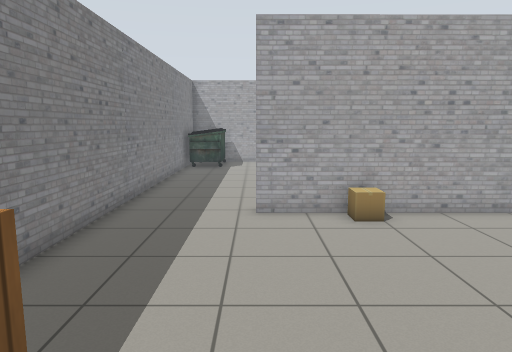
view 1 (above)

21 first-person views from a walk through a robot-simulator world made for Gazebo. The camera is 1.3 m above the floor, tilts 8° down and sees 70° across. The floor is counted in squares, 0.5 m on a side. Each view is taken from the middle of a square. On the plan, view 1 faces up. The plan holds only what a view shows up to about 20 squares ahead; the rest is blank. Robots are left out. Gazebo's built-in surfaces are drawn with simple patterns.

view 2
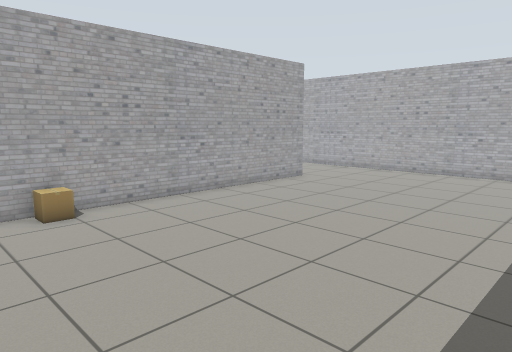

view 3
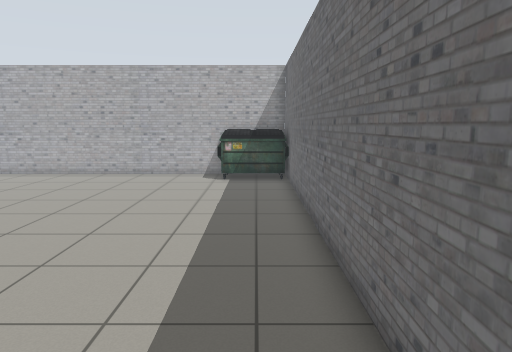

view 4
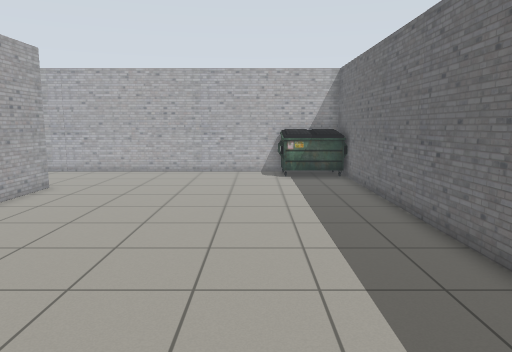

view 5
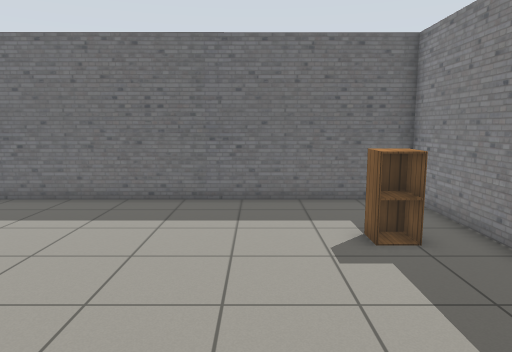

view 6
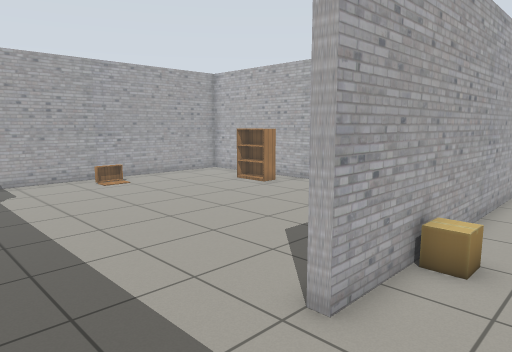

view 7
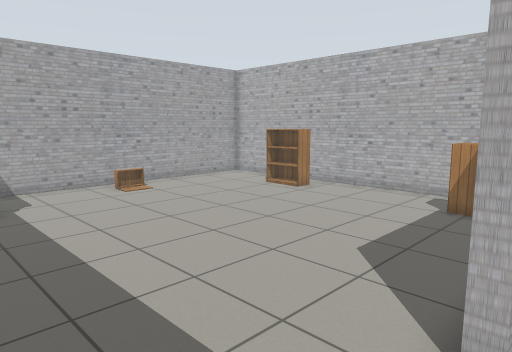

view 8
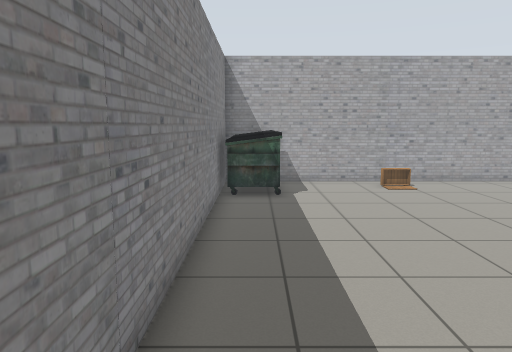

view 9
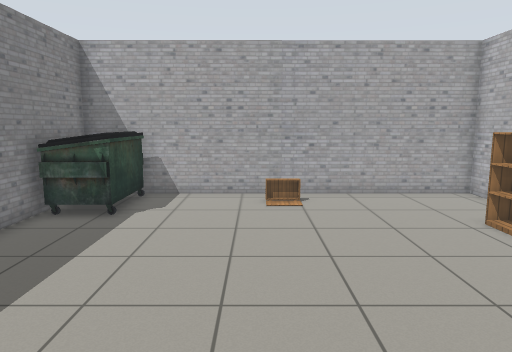

view 10
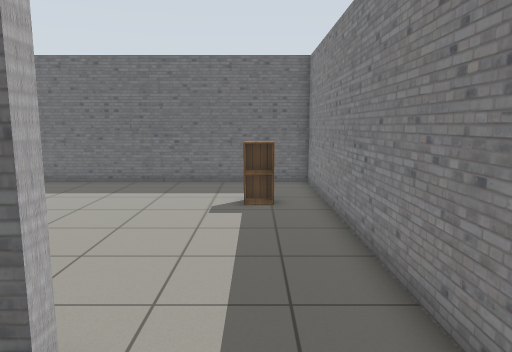

view 11
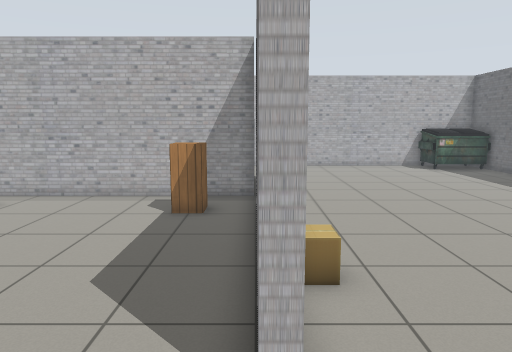

view 12
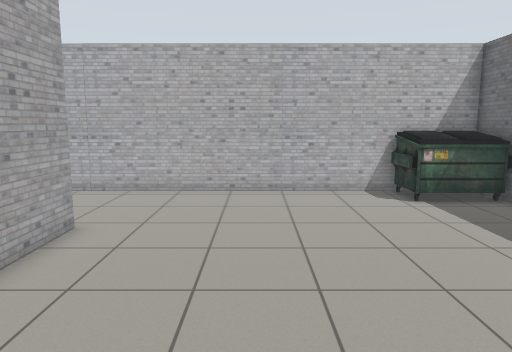

view 13
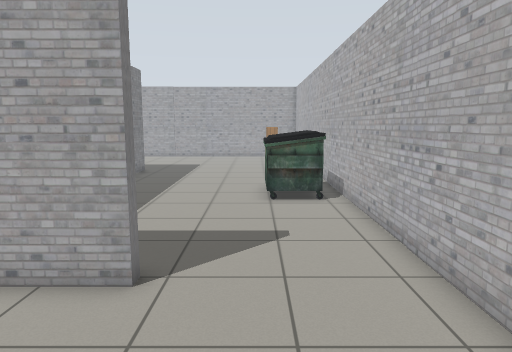

view 14
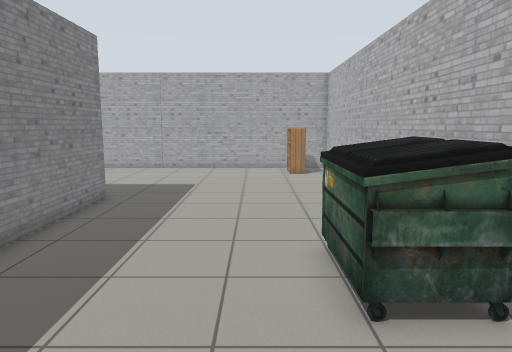

view 15
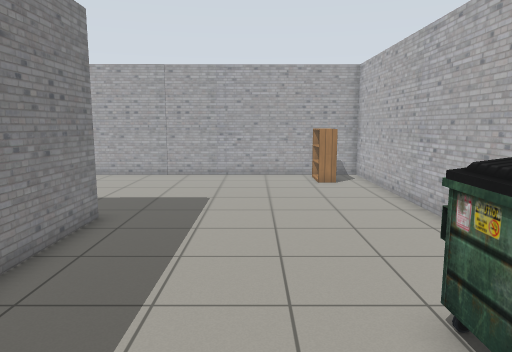

view 16
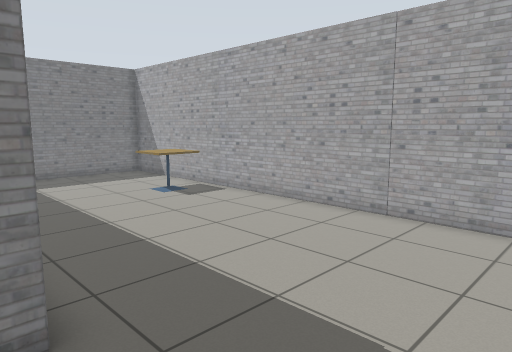

view 17
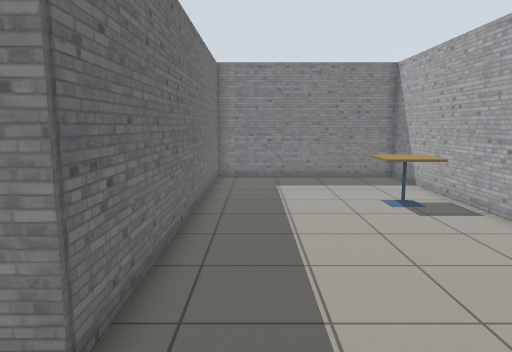

view 18
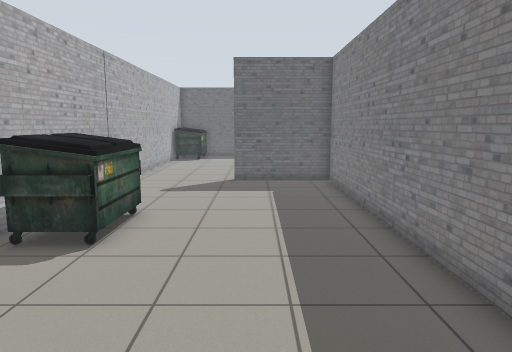

view 19
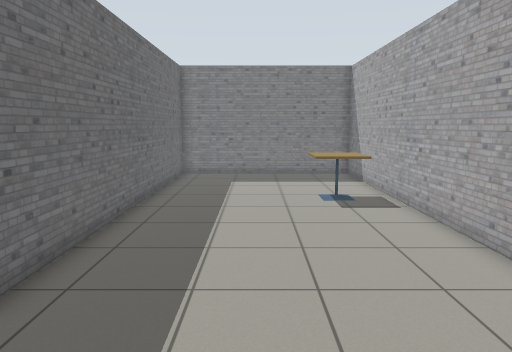

view 20
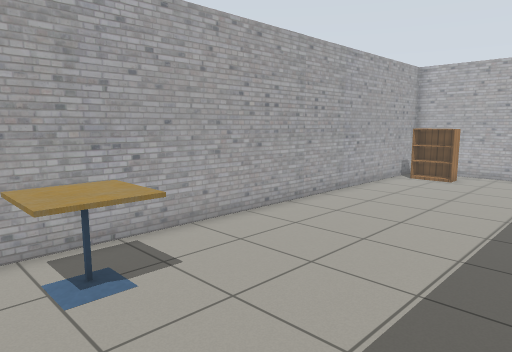

view 21
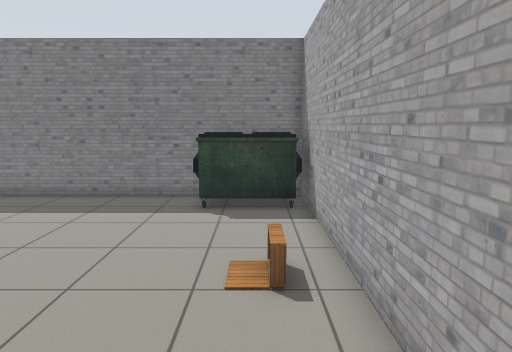

### Floor plan
Points are (right, up) in squares from view 1. A wall is a line through its corners. A room is listed if a view was taken in it or the views show most of it. See-through windows are left out.
Room 1 (views 1, 2, 3, 4, 5, 6, 7, 8, 11, 12, 13)
walls: (10.6, 11.1) (10.2, 11.1); (15, 10.6) (0, 10.6) (0, 11) (0.7, 11); (-4.4, 11.5) (-4.4, -2.6) (20.6, -2.5); (20.2, 0.5) (20.2, 10.5)
ways out: opening at (-2, 11) to room 2; opening at (17.5, 11) to room 3
objects: cabinet (-2, 2); cardboard box (3, 10); dumpster (18, -2) to (20, 1)
Room 2 (views 9, 10, 21)
walls: (2.2, 11) (2.7, 11); (10.2, 11.1) (10.2, 25.7) (-4.4, 25.7) (-4.4, 11.5)
ways out: opening at (-2, 11) to room 1
objects: dumpster (-4, 22) to (-2, 25); other object (3, 24); cabinet (8, 13); bookshelf (8, 20) to (9, 21)
Room 3 (views 14, 15, 16, 17, 18, 19, 20)
walls: (10.6, 11) (15, 11) (15, 10.6); (20.2, 10.5) (20.2, 35) (-4.4, 34.9) (-4.4, 26.1) (10.6, 26.1) (10.6, 11.1)
ways out: opening at (17.5, 11) to room 1
objects: cafe table (1, 32) to (3, 34); dumpster (18, 18) to (19, 20); bookshelf (18, 33) to (18, 34)

Where each view was taken, in squares from view 1:
view 1: 0 up, 0 right, facing up
view 2: 1 down, 0 right, facing up-right
view 3: 1 down, 1 right, facing right
view 4: 2 up, 0 right, facing right
view 5: 10 up, 1 right, facing down
view 6: 8 up, 4 left, facing up-right
view 7: 10 up, 4 left, facing up-right
view 8: 9 up, 3 left, facing up
view 9: 12 up, 2 right, facing up
view 10: 14 up, 2 left, facing down
view 11: 11 up, 3 left, facing right
view 12: 6 up, 6 right, facing right
view 13: 5 up, 17 right, facing up
view 14: 13 up, 16 right, facing up
view 15: 16 up, 15 right, facing up
view 16: 25 up, 15 right, facing up-left
view 17: 28 up, 14 right, facing left
view 18: 28 up, 14 right, facing down
view 19: 30 up, 15 right, facing left
view 20: 27 up, 0 right, facing up-right
view 21: 24 up, 9 right, facing left
